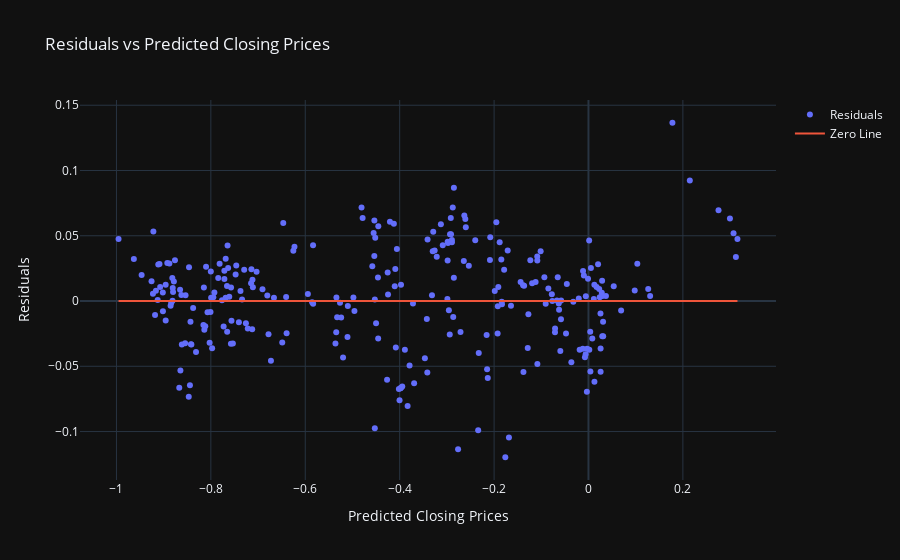

This figure's notebook cell:
### Markdown cell above
#### Pretty good, we will improve this further later on in the project.  Let's look at a residuals plot as well now.

### Code cell
# Calculate the residuals first.
residuals = y_test - y_pred

# Create the residuals plot
fig = go.Figure()

fig.add_trace(go.Scatter(x = y_pred, y = residuals,
                mode = 'markers',
                name = 'Residuals'))

fig.add_trace(go.Scatter(x = y_pred, y = np.zeros_like(y_pred),
                mode = 'lines',
                name = 'Zero Line'))

fig.update_layout(title = 'Residuals vs Predicted Closing Prices',
                xaxis_title = 'Predicted Closing Prices',
                yaxis_title = 'Residuals',
                template = 'plotly_dark')

fig.show()

### Figure 1 — Plotly figure (JSON) as saved in the notebook; plotly's stock layout.template omitted (floating-point values rounded to 4 significant figures; data arrays with more than 128 entries replaced by an {"elided": "..."} marker saying what was removed)
{"data": [{"mode": "markers", "name": "Residuals", "type": "scatter", "x": {"elided": "277 float values"}, "y": {"elided": "277 float values"}}, {"mode": "lines", "name": "Zero Line", "type": "scatter", "x": {"elided": "277 float values"}, "y": {"elided": "277 int values"}}], "layout": {"title": {"text": "Residuals vs Predicted Closing Prices"}, "xaxis": {"title": {"text": "Predicted Closing Prices"}}, "yaxis": {"title": {"text": "Residuals"}}}}
